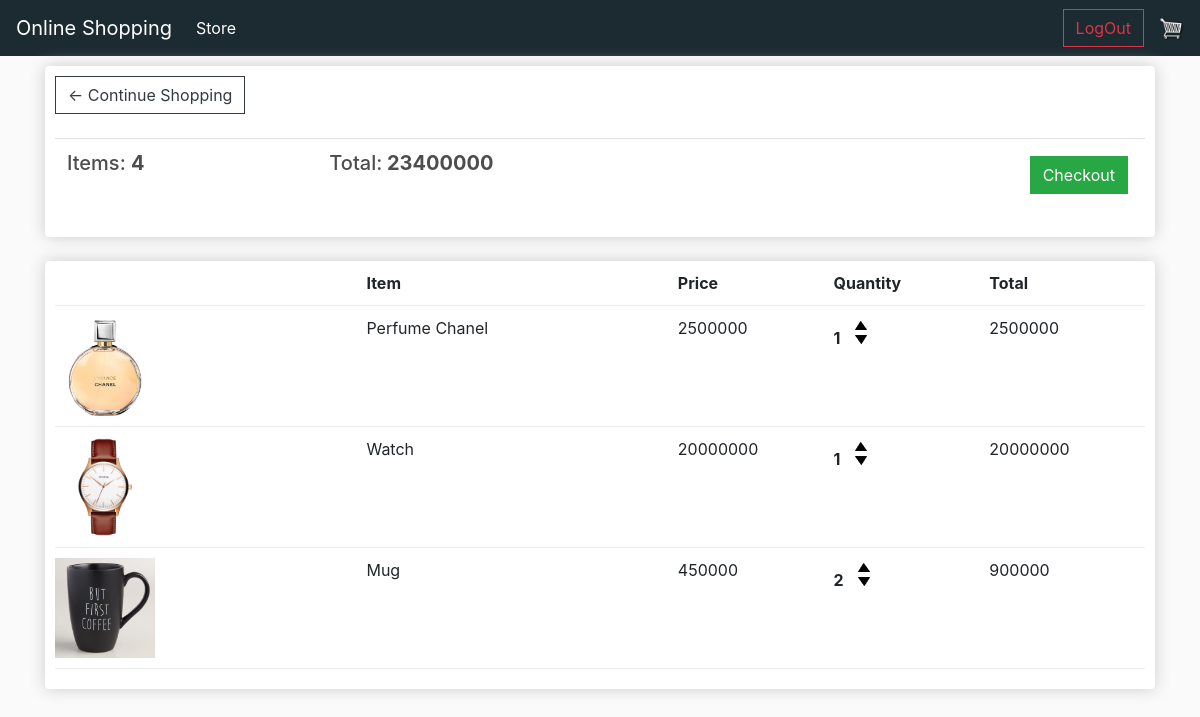
The app's page /cart/ (signed in) with its own data.
### store/models.py (models this page shows, shortened)
class Order(models.Model):
    customer= models.ForeignKey(User, on_delete=models.SET_NULL, null= True, blank=True)
    date_ordered = models.DateTimeField(auto_now_add=True)
    complete= models.BooleanField(default=False, null= True, blank=True)
    transaction_id = models.CharField(max_length=100, null= True)
    @property
    def get_cart_items(self):
        orderitems =self.orderitem.all()
        total = sum([item.quantity for item in orderitems])
        return total
    @property
    def get_cart_total(self):
        orderitems= self.orderitem.all()
        total = sum([item.get_total for item in orderitems])
        return total

class OrderItem(models.Model):
    product = models.ForeignKey(Product, on_delete=models.SET_NULL, null= True, related_name='orderitem_p')
    order = models.ForeignKey(Order, on_delete=models.SET_NULL, null = True, related_name='orderitem')
    quantity= models.IntegerField(default=0, null= True, blank=True)
    date_created= models.DateTimeField(auto_now_add=True)
    def __str__(self) -> str:
        return str(self.product.name)
    @property
    def get_total(self):
        total = self.product.price * self.quantity
        return total

class Product(models.Model):
    name=models.CharField(max_length=200, null= True)
    image = models.ImageField(upload_to='items/%Y_%m_%d', null= True, blank=True)
    price = models.IntegerField()
    digital = models.BooleanField(default= False, null= True, blank=False)
    @property
    def imageURL(self):
        try:
            url = self.image.url
        except:
            url = ""
        return url

### store/views.py (the view)
# urls.py: path('cart/', cart, name= 'cart'),
def cart(req):
    if req.user.is_authenticated:
        customer = req.user
        order, create = Order.objects.get_or_create(customer=customer, complete = False)
        items = order.orderitem.all()
        print('items:', items)
    else:
        items =[]
        order = {'get_cart_items':0, 'get_cart_total':0}
    context={'items': items, 'order':order}
    return render(req, 'store/cart.html',context)

### templates/store/cart.html
{% extends "base.html" %}
{% load static  %}
{% block content %}
<div class="row">
		<div class="col-lg-12">
			<div class="box-element">
				<a  class="btn btn-outline-dark" href="{% url 'store' %}">&#x2190; Continue Shopping</a>
				<br>
				<br>
				<table class="table">
					<tr>
						<th><h5>Items: <strong>{{order.get_cart_items}}</strong></h5></th>
						<th><h5>Total:<strong> {{order.get_cart_total}}</strong></h5></th>
						<th>
							<a  style="float:right; margin:5px;" class="btn btn-success" href="{% url 'checkout' %}">Checkout</a>
						</th>
					</tr>
				</table>
			</div>
			<br>
			<div class="box-element">
				<div class="cart-row">
					<div style="flex:2"></div>
					<div style="flex:2"><strong>Item</strong></div>
					<div style="flex:1"><strong>Price</strong></div>
					<div style="flex:1"><strong>Quantity</strong></div>
					<div style="flex:1"><strong>Total</strong></div>
				</div>
				{% for item in items %}
				<div class="cart-row">
					<div style="flex:2"><img class="row-image" src= {{item.product.imageURL}} ></div>
					<div style="flex:2"><p>{{item.product.name}}</p></div>
					<div style="flex:1"><p>{{item.product.price}}</p></div>
					<div style="flex:1">
						<p class="quantity">{{item.quantity}}</p>
						<div class="quantity">
							<img data-product={{item.product.id}} data-action='add'  class="chg-quantity updatecart" src="{% static  'images/arrow-up.png' %}">
							<img data-product={{item.product.id}} data-action='remove' class="chg-quantity updatecart" src="{% static  'images/arrow-down.png' %}">
						</div>
					</div>
					<div style="flex:1"><p>{{item.get_total}}</p></div>
				</div>
				{% endfor %}
			</div>
		</div>
	</div>
{% endblock content %}

### templates/base.html (shortened to what this page needs)
<!DOCTYPE html>
{% load static %}
<html lang="en">
<head>
    <link rel="stylesheet" href="https://stackpath.bootstrapcdn.com/bootstrap/4.4.1/css/bootstrap.min.css">
    <link rel="stylesheet" type="text/css" href="{% static 'css/main.css' %}">
</head>
<body>
<nav class="navbar navbar-expand-lg navbar-dark bg-dark">
  <a class="navbar-brand" href="">Online Shopping</a>
  <div class="collapse navbar-collapse" id="navbarSupportedContent">
    <ul class="navbar-nav mr-auto">
      <li class="nav-item active">
        <a class="nav-link" href="{% url 'store' %}">Store <span class="sr-only">(current)</span></a>
      </li>
    </ul>
    <div class="form-inline my-2 my-lg-0">
    {% if not user.is_authenticated %}
        <a href="{% url 'account_login' %}"class="btn btn-warning " style="border-radius: 5px;">Login</a>
        <a href="{% url 'account_signup' %}"class="btn btn-info " style = 'margin-left:10px;border-radius: 5px;'>SignUp</a>
    {% else %}
    <a href="{% url 'account_logout' %}"class="btn btn-outline-danger">LogOut</a>
    {% endif %}
    {% if not user.is_superuser %}
     	<a href="{% url 'cart' %}">
    		<img  id="cart-icon" src="{% static 'images/cart.png' %}">
    	</a>
      {% endif %}
    </div>
  </div>
</nav>
  <div class="container">
    {% block content %}
  {% endblock content %}
  </div>
</body>
</html>

### static/css/main.css (style rules this page uses)
body { background-color: hsl(0, 0%, 98%); }
h1,h2,h3,h4,h5,h6 { color:hsl(0, 0%, 30%); }
.box-element { box-shadow:hsl(0, 0%, 80%) 0 0 16px; background-color: #fff; border-radius: 4px; padding: 10px; }
.bg-dark { background-color: #1c2a31 !important; }
#cart-icon { width:25px; display: inline-block; margin-left: 15px; }
.col-lg-4, .col-lg-6, .col-lg-8, .col-lg-12 { margin-top: 10px; }
.btn { border-radius: 0; }
.row-image { width: 100px; }
.cart-row { display: flex; align-items: flex-stretch; padding-bottom: 10px; margin-bottom: 10px; border-bottom: 1px solid #ececec; }
.quantity { display: inline-block; font-weight: 700; padding-right:10px; }
.chg-quantity { width: 12px; cursor: pointer; display: block; margin-top: 5px; transition:.1s; }

### records on screen
Order: get_cart_items "4", get_cart_total "23400000"
OrderItem: product.imageURL (picture), product.name "Perfume Chanel", product.price "2500000", quantity "1", get_total "2500000"
OrderItem: product.imageURL (picture), product.name "Watch", product.price "20000000", quantity "1", get_total "20000000"
OrderItem: product.imageURL (picture), product.name "Mug", product.price "450000", quantity "2", get_total "900000"
